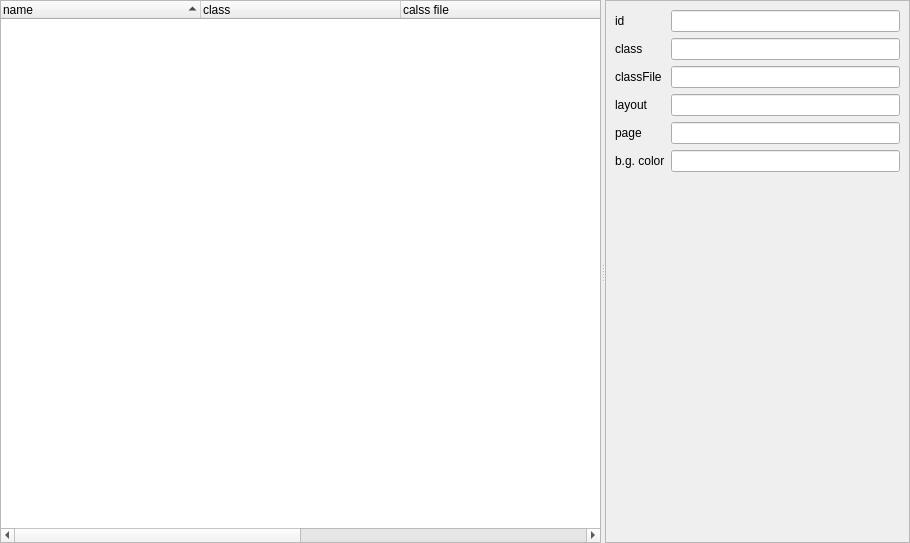
<?xml version="1.0" encoding="UTF-8"?>
<ui version="4.0">
 <class>NConfigSceneWidget</class>
 <widget class="QWidget" name="NConfigSceneWidget">
  <property name="geometry">
   <rect>
    <x>0</x>
    <y>0</y>
    <width>910</width>
    <height>543</height>
   </rect>
  </property>
  <property name="windowTitle">
   <string>Form</string>
  </property>
  <layout class="QHBoxLayout" name="horizontalLayout">
   <property name="leftMargin">
    <number>0</number>
   </property>
   <property name="topMargin">
    <number>0</number>
   </property>
   <property name="rightMargin">
    <number>0</number>
   </property>
   <property name="bottomMargin">
    <number>0</number>
   </property>
   <item>
    <widget class="QSplitter" name="splitter">
     <property name="orientation">
      <enum>Qt::Horizontal</enum>
     </property>
     <widget class="QTreeWidget" name="sceneConfigTreeWidget">
      <property name="sizePolicy">
       <sizepolicy hsizetype="Expanding" vsizetype="Expanding">
        <horstretch>0</horstretch>
        <verstretch>0</verstretch>
       </sizepolicy>
      </property>
      <property name="minimumSize">
       <size>
        <width>601</width>
        <height>0</height>
       </size>
      </property>
      <property name="contextMenuPolicy">
       <enum>Qt::CustomContextMenu</enum>
      </property>
      <property name="alternatingRowColors">
       <bool>true</bool>
      </property>
      <property name="indentation">
       <number>0</number>
      </property>
      <property name="sortingEnabled">
       <bool>true</bool>
      </property>
      <property name="columnCount">
       <number>6</number>
      </property>
      <attribute name="headerDefaultSectionSize">
       <number>200</number>
      </attribute>
      <attribute name="headerStretchLastSection">
       <bool>true</bool>
      </attribute>
      <column>
       <property name="text">
        <string>name</string>
       </property>
      </column>
      <column>
       <property name="text">
        <string>class</string>
       </property>
      </column>
      <column>
       <property name="text">
        <string>calss file</string>
       </property>
      </column>
      <column>
       <property name="text">
        <string>layout</string>
       </property>
      </column>
      <column>
       <property name="text">
        <string>page</string>
       </property>
      </column>
      <column>
       <property name="text">
        <string>backgroundColor</string>
       </property>
      </column>
     </widget>
     <widget class="QFrame" name="frame_2">
      <property name="frameShape">
       <enum>QFrame::StyledPanel</enum>
      </property>
      <property name="frameShadow">
       <enum>QFrame::Raised</enum>
      </property>
      <layout class="QGridLayout" name="gridLayout">
       <item row="1" column="1">
        <widget class="QLineEdit" name="lineEdit_2"/>
       </item>
       <item row="4" column="0">
        <widget class="QLabel" name="label_5">
         <property name="text">
          <string>page</string>
         </property>
        </widget>
       </item>
       <item row="4" column="1">
        <widget class="QLineEdit" name="lineEdit_5"/>
       </item>
       <item row="0" column="1">
        <widget class="QLineEdit" name="lineEdit"/>
       </item>
       <item row="3" column="1">
        <widget class="QLineEdit" name="lineEdit_4"/>
       </item>
       <item row="5" column="1">
        <widget class="QLineEdit" name="lineEdit_6"/>
       </item>
       <item row="2" column="0">
        <widget class="QLabel" name="label_3">
         <property name="text">
          <string>classFile</string>
         </property>
        </widget>
       </item>
       <item row="3" column="0">
        <widget class="QLabel" name="label_4">
         <property name="text">
          <string>layout</string>
         </property>
        </widget>
       </item>
       <item row="5" column="0">
        <widget class="QLabel" name="label_6">
         <property name="text">
          <string>b.g. color</string>
         </property>
        </widget>
       </item>
       <item row="1" column="0">
        <widget class="QLabel" name="label_2">
         <property name="text">
          <string>class</string>
         </property>
        </widget>
       </item>
       <item row="2" column="1">
        <widget class="QLineEdit" name="lineEdit_3"/>
       </item>
       <item row="0" column="0">
        <widget class="QLabel" name="label">
         <property name="text">
          <string>id</string>
         </property>
        </widget>
       </item>
       <item row="6" column="0">
        <spacer name="verticalSpacer">
         <property name="orientation">
          <enum>Qt::Vertical</enum>
         </property>
         <property name="sizeHint" stdset="0">
          <size>
           <width>20</width>
           <height>40</height>
          </size>
         </property>
        </spacer>
       </item>
      </layout>
     </widget>
    </widget>
   </item>
  </layout>
 </widget>
 <resources/>
 <connections/>
</ui>
